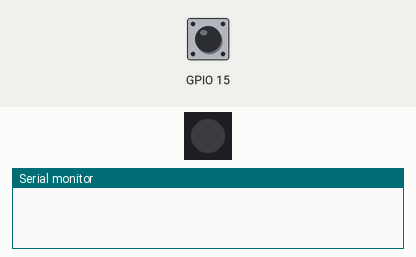
Recording of a sketch running on a simulated ESP32. Shown: 1 RGB LEDs in strip order, left to right, the last lines printed to the serial monitor. Inputs (shaded band) come from the test bench; at power-on: GPIO 15 HIGH.

Above: at 0.1 s.
At 2.2 s:
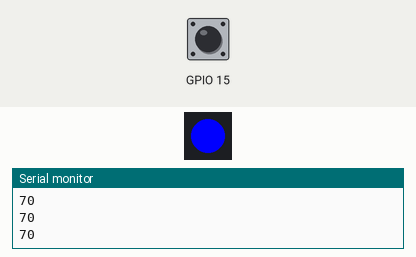
2.3 s: GPIO 15 pulled LOW for 3.2 s
At 2.7 s:
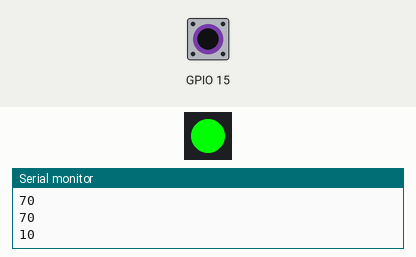
Timing chart, 0 to 8.0 s (numbered marks = the images above; inputs shaded):
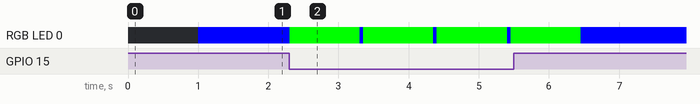

The sketch:

placa2.ino
```cpp
#include <esp_now.h>
#include <WiFi.h>
#include <NeoPixelBus.h>

#define pixelPin 13
NeoPixelBus<NeoGrbFeature, NeoEsp32Rmt0Ws2812xMethod> strip(1, pixelPin);
// Replace with the MAC address of your receiver
uint8_t broadcastAddress[] = {0x34, 0xcd, 0xb0, 0xd3, 0x88, 0x8c};
float medie=0;
uint8_t byteToSend,medieInt;
RgbColor color1,color2;


void setup() {
  Serial.begin(115200);
  color1 =RgbColor(0, 0, 255);
  color2 =RgbColor(0, 255, 0);
  // Set device as a Wi-Fi Station
  WiFi.mode(WIFI_STA);

  // Init ESP-NOW
  if (esp_now_init() != ESP_OK) {
    Serial.println("Error initializing ESP-NOW");
    return;
  }

  // Register peer
  esp_now_peer_info_t peerInfo = {};
  memcpy(peerInfo.peer_addr, broadcastAddress, 6);
  peerInfo.channel = 0;
  peerInfo.encrypt = false;

  if (esp_now_add_peer(&peerInfo) != ESP_OK){
    Serial.println("Failed to add peer");
    return;
  }

  for(int i=0;i<100;i++)
  {
    medie+=(touchRead(15)/100.0);
    delay(10);
  }
  medieInt=medie;

  Serial.print(medie);
  Serial.println(" este valoarea de prag");
  strip.Begin();
  strip.SetPixelColor(0, color1);
  strip.Show(); // Initialize off
}

void loop() {
  byteToSend = touchRead(15); // example byte
  Serial.println(byteToSend);
  if(abs(byteToSend-medieInt)>10)
  {
    esp_now_send(broadcastAddress, &byteToSend, sizeof(byteToSend));
    strip.SetPixelColor(0, color2);
    strip.Show(); // Initialize off
    delay(1000);
    strip.SetPixelColor(0, color1);
    strip.Show(); // Initialize off
  }

  delay(50);
}
```

Measured:
- after the input at 2.3 s, RGB LED 0: alternates RGB(0, 255, 0) for 1.0 s and RGB(0, 0, 255) for 0.05 s, 8 changes in all, then stays RGB(0, 0, 255), starting at once
